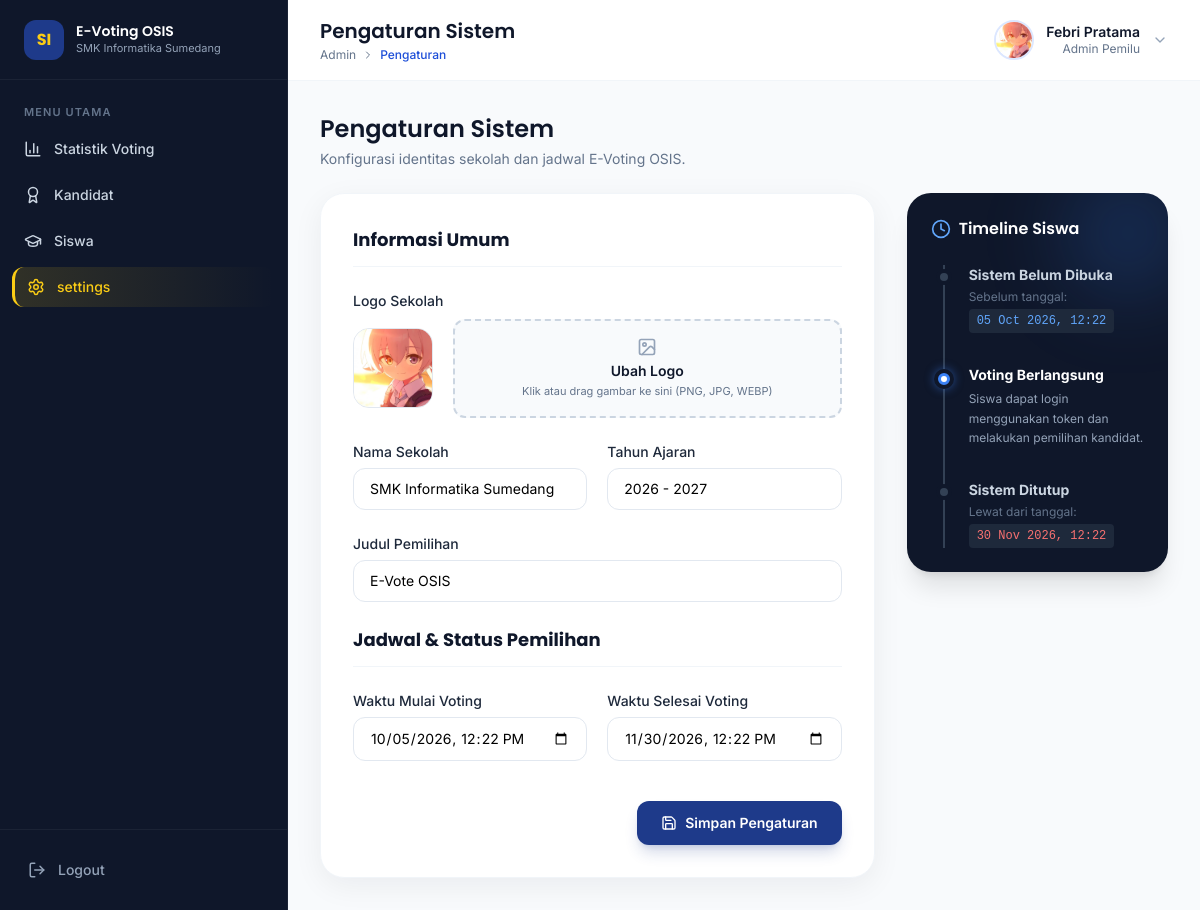
Page /admin/settings.php (signed in) on the committed database.
### tables this page shows
CREATE TABLE `tb_settings` (
  `id` int NOT NULL,
  `nama_sekolah` varchar(40) NOT NULL,
  `judul_pemilihan` varchar(30) NOT NULL,
  `tahun_ajaran` varchar(20) NOT NULL,
  `status_voting` enum('0','1') NOT NULL,
  `waktu_mulai` datetime NOT NULL,
  `waktu_selesai` datetime NOT NULL,
  `logo_sekolah` varchar(40) DEFAULT NULL
);

### api/conn.php (called while the page is built, shortened)
<?php
class MySQL {
  public $conn;
  public function __construct($host, $user, $pass, $db)
  {
    $this->conn = new mysqli($host, $user, $pass, $db);
  }
  public function get_settings()
  {
    $sql = "SELECT * FROM tb_settings LIMIT 1";
    $result = $this->conn->query($sql);
    return $result->fetch_assoc();
  }
  public function get_admin()
  {
    $sql = "SELECT * FROM tb_admin LIMIT 1";
    $result = $this->conn->query($sql);
    return $result->fetch_assoc();
  }
}
$host = "localhost";
$user = "root";
$pass = "";
$base = "db_piketos";
$conn = new MySQL($host, $user, $pass, $base);
?>

### admin/settings.php (the view, shortened to what this page needs)
<?php
$is_ajax = isset($_GET['ajax']) && $_GET['ajax'] == '1';
require_once __DIR__ . "/../api/conn.php";
$settings = $conn->get_settings();
$logoUrl = !empty($settings['logo_sekolah'])
    ? '../upload/logo/' . $settings['logo_sekolah']
    : 'https://placehold.co/150x150/EEF3FF/1E3A8A?text=Logo';
$settings = $conn->get_settings();
$admin = $conn->get_admin();
$admin = [
  'nama' => $admin['admin'],
  'foto' => $settings['logo_sekolah'],
  'role' => 'Admin Pemilu',
] ?? [
  'nama' => 'Bu Rina Marlina, S.Kom',
  'foto' => 'https://i.pravatar.cc/150?img=47',
  'role' => 'Admin Pemilu',
];
$waktu_mulai_html   = !empty($settings['waktu_mulai']) ? date('Y-m-d\TH:i', strtotime($settings['waktu_mulai'])) : '';
$waktu_selesai_html = !empty($settings['waktu_selesai']) ? date('Y-m-d\TH:i', strtotime($settings['waktu_selesai'])) : '';
$pageTitle  = 'Pengaturan Sistem';
$breadcrumb = ['Admin', 'Pengaturan'];
if (!$is_ajax) {
require_once __DIR__ . '/../layout/admin/header.php';
require_once __DIR__ . '/../layout/admin/sidebar.php';
require_once __DIR__ . '/../layout/admin/navbar.php';
?>
  <main id="main-content" class="flex-1 p-4 overflow-hidden sm:p-8">
<?php } ?>
    <div data-aos="fade-up" class="mb-6">
      <h2 class="text-2xl font-semibold font-display text-navy-900">Pengaturan Sistem</h2>
      <p class="mt-1 text-sm text-slate-500">Konfigurasi identitas sekolah dan jadwal E-Voting OSIS.</p>
    </div>
    <div class="grid grid-cols-1 gap-8 lg:grid-cols-3">
      <div data-aos="fade-up" data-aos-delay="200" class="lg:col-span-2">
        <form action="" method="POST" enctype="multipart/form-data" class="bg-white rounded-3xl p-6 sm:p-8 shadow-[0_8px_30px_rgb(15,23,42,0.06)] border border-slate-100 space-y-6">
          <h3 class="pb-3 mb-4 text-lg font-bold border-b text-navy-900 border-slate-100">Informasi Umum</h3>
          <div>
            <label class="block mb-2 text-sm font-medium text-navy-700">Logo Sekolah</label>
            <div class="flex items-center gap-5">
              <img id="previewLogo" src="<?= htmlspecialchars($logoUrl) ?>" alt="Logo Sekolah" class="object-cover w-20 h-20 border rounded-2xl border-slate-200 shrink-0 bg-slate-50">
              <div id="dropzoneLogo" class="flex flex-col items-center justify-center flex-1 p-4 text-center transition-colors border-2 border-dashed cursor-pointer border-slate-300 bg-slate-50 hover:bg-blue-50 hover:border-blue-400 rounded-xl group">
                <i data-lucide="image" class="w-5 h-5 mb-1 text-slate-400 group-hover:text-blue-500"></i>
                <span class="text-sm font-semibold text-navy-900">Ubah Logo</span>
                <span class="text-[11px] text-slate-500 mt-0.5">Klik atau drag gambar ke sini (PNG, JPG, WEBP)</span>
              </div>
            </div>
          </div>
          <div class="grid grid-cols-1 gap-5 md:grid-cols-2">
            <div>
              <label class="text-sm font-medium text-navy-700 mb-1.5 block">Nama Sekolah</label>
              <input type="text" name="nama_sekolah" value="<?= htmlspecialchars($settings['nama_sekolah'] ?? '') ?>" required
                    class="w-full px-4 py-2.5 rounded-xl border border-slate-200 focus:border-blue-500 focus:ring-2 focus:ring-blue-100 outline-none text-sm">
            </div>
            <div>
              <label class="text-sm font-medium text-navy-700 mb-1.5 block">Tahun Ajaran</label>
              <input type="text" name="tahun_ajaran" value="<?= htmlspecialchars($settings['tahun_ajaran'] ?? '') ?>" required
                    class="w-full px-4 py-2.5 rounded-xl border border-slate-200 focus:border-blue-500 focus:ring-2 focus:ring-blue-100 outline-none text-sm">
            </div>
          </div>
          <div>
            <label class="text-sm font-medium text-navy-700 mb-1.5 block">Judul Pemilihan</label>
            <input type="text" name="judul_pemilihan" value="<?= htmlspecialchars($settings['judul_pemilihan'] ?? '') ?>" required
                  class="w-full px-4 py-2.5 rounded-xl border border-slate-200 focus:border-blue-500 focus:ring-2 focus:ring-blue-100 outline-none text-sm">
          </div>
          <h3 class="pb-3 mt-8 mb-4 text-lg font-bold border-b text-navy-900 border-slate-100">Jadwal & Status Pemilihan</h3>
          <div class="grid grid-cols-1 gap-5 md:grid-cols-2">
            <div>
              <label class="text-sm font-medium text-navy-700 mb-1.5 block">Waktu Mulai Voting</label>
              <input type="datetime-local" name="waktu_mulai" id="inputWaktuMulai" value="<?= $waktu_mulai_html ?>" required
                    class="w-full px-4 py-2.5 rounded-xl border border-slate-200 focus:border-blue-500 focus:ring-2 focus:ring-blue-100 outline-none text-sm">
            </div>
            <div>
              <label class="text-sm font-medium text-navy-700 mb-1.5 block">Waktu Selesai Voting</label>
              <input type="datetime-local" name="waktu_selesai" id="inputWaktuSelesai" value="<?= $waktu_selesai_html ?>" required
                    class="w-full px-4 py-2.5 rounded-xl border border-slate-200 focus:border-blue-500 focus:ring-2 focus:ring-blue-100 outline-none text-sm">
            </div>
          </div>
          <div class="flex justify-end pt-4">
            <button type="submit" class="px-6 py-3 rounded-xl bg-[#1E3A8A] text-white text-sm font-semibold hover:bg-blue-800 transition shadow-lg shadow-blue-900/20 flex items-center gap-2">
              <i data-lucide="save" class="w-4 h-4"></i> Simpan Pengaturan
            </button>
          </div>
        </form>
      </div>
      <div data-aos="fade-up" data-aos-delay="300" class="space-y-6 lg:col-span-1">
        <div class="relative p-6 overflow-hidden shadow-xl bg-slate-900 rounded-3xl">
          <div class="absolute w-32 h-32 rounded-full -right-6 -top-6 bg-blue-500/20 blur-2xl"></div>
          <h3 class="relative z-10 flex items-center gap-2 mb-6 font-semibold text-white font-display">
            <i data-lucide="clock" class="w-5 h-5 text-blue-400"></i> Timeline Siswa
          </h3>
          <div class="relative z-10 ml-3 space-y-8 border-l-2 border-slate-700">
            <div class="relative pl-6">
              <div class="absolute -left-[9px] top-1 w-4 h-4 bg-slate-700 rounded-full border-4 border-slate-900"></div>
              <h4 class="text-sm font-bold text-slate-300">Sistem Belum Dibuka</h4>
              <p class="mt-1 text-xs text-slate-500">Sebelum tanggal:</p>
              <p id="teksMulai" class="inline-block px-2 py-1 mt-1 font-mono text-xs text-blue-400 rounded bg-slate-800">
                <?= !empty($settings['waktu_mulai']) ? date('d M Y, H:i', strtotime($settings['waktu_mulai'])) : '-' ?>
              </p>
            </div>
            <div class="relative pl-6">
              <div class="absolute -left-[11px] top-1 w-5 h-5 bg-blue-500 rounded-full border-4 border-slate-900 shadow-[0_0_10px_rgb(59,130,246,0.5)] flex items-center justify-center">
                <div class="w-1.5 h-1.5 bg-white rounded-full animate-pulse"></div>
              </div>
              <h4 class="text-sm font-bold text-white">Voting Berlangsung</h4>
              <p class="mt-1 text-xs leading-relaxed text-slate-400">Siswa dapat login menggunakan token dan melakukan pemilihan kandidat.</p>
            </div>
            <div class="relative pl-6">
              <div class="absolute -left-[9px] top-1 w-4 h-4 bg-slate-700 rounded-full border-4 border-slate-900"></div>
              <h4 class="text-sm font-bold text-slate-300">Sistem Ditutup</h4>
              <p class="mt-1 text-xs text-slate-500">Lewat dari tanggal:</p>
              <p id="teksSelesai" class="inline-block px-2 py-1 mt-1 font-mono text-xs text-red-400 rounded bg-slate-800">
                <?= !empty($settings['waktu_selesai']) ? date('d M Y, H:i', strtotime($settings['waktu_selesai'])) : '-' ?>
              </p>
            </div>
          </div>
        </div>
      </div>
    </div>
<?php if (!$is_ajax): ?>
  </main>
<?php endif; ?>
<?php if (!$is_ajax): ?>
  <?php require_once __DIR__ . '/../layout/admin/footer.php'; ?>
<?php endif; ?>

### layout/admin/navbar.php (shortened to what this page needs)
<?php
$pageTitle  = $pageTitle ?? 'Dashboard';
$breadcrumb = $breadcrumb ?? [$pageTitle];
?>
<div id="main-wrapper" class="flex flex-col flex-1 min-w-0 min-h-screen">
  <header class="sticky top-0 z-30 border-b bg-white/90 backdrop-blur-md border-slate-100">
    <div class="flex items-center justify-between h-20 gap-4 px-4 sm:px-8">
      <div class="flex items-center min-w-0 gap-3">
        <div class="min-w-0">
          <h1 id="pageTitleText" class="text-lg font-semibold truncate font-display sm:text-xl text-navy-900"><?= htmlspecialchars($pageTitle) ?></h1>
          <div id="breadcrumbText" class="flex items-center gap-1.5 text-xs text-slate-500 mt-0.5 truncate">
            <?php foreach ($breadcrumb as $i => $crumb): ?>
              <?php if ($i > 0): ?><i data-lucide="chevron-right" class="w-3 h-3 shrink-0"></i><?php endif; ?>
              <span class="truncate <?= $i === count($breadcrumb) - 1 ? 'text-primary-600 font-medium' : '' ?>"><?= htmlspecialchars($crumb) ?></span>
            <?php endforeach; ?>
          </div>
        </div>
      </div>
      <div class="flex items-center gap-3 shrink-0">
        <img src="<?= "../upload/logo/".htmlspecialchars($admin['foto'] ?? 'https://i.pravatar.cc/150?img=47') ?>" alt="Foto Admin" class="object-cover w-10 h-10 border-2 rounded-full border-primary-100">
        <div class="hidden text-right sm:block">
          <p class="text-sm font-semibold leading-tight text-navy-900"><?= htmlspecialchars($admin['nama'] ?? 'Admin') ?></p>
          <p class="text-xs text-slate-500"><?= htmlspecialchars($admin['role'] ?? 'Administrator') ?></p>
        </div>
        <i data-lucide="chevron-down" class="hidden w-4 h-4 sm:block text-slate-400"></i>
      </div>
    </div>
  </header>

### assets/css/dashboard.css (style rules this page uses)
html, body { font-family: 'Inter', sans-serif; background: #F8FAFC; }
h1, h2, h3, .font-display { font-family: 'Poppins', sans-serif; }

### rows in the picture
tb_settings: logo_sekolah (picture), nama_sekolah "SMK Informatika Sumedang", tahun_ajaran "2026 - 2027", judul_pemilihan "E-Vote OSIS", waktu_mulai "10/05/2026 12:22", waktu_selesai "11/30/2026 12:22", waktu_mulai "05 Oct 2026, 12:22", waktu_selesai "30 Nov 2026, 12:22"

### other values in the picture
$pageTitle "Pengaturan Sistem"
$crumb "Admin"
$crumb "Pengaturan"
$admin['nama'] "Febri Pratama"
$admin['role'] "Admin Pemilu"
